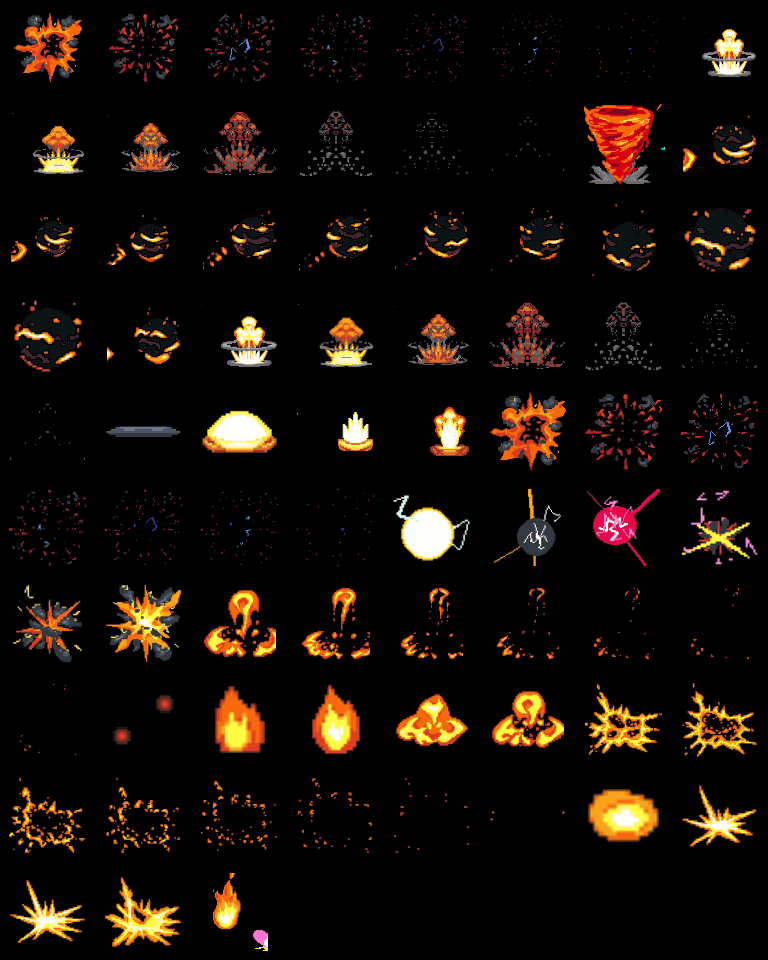
#> input picture effects/moves/fire-original/fire-original-4-atlas.png, 768 x 960 px
$ python -i build_electric_v55.py   (imports and definitions only)
#> lines starting #> are read from the running program, lines starting #| are printed output that depends on the picture
#!/usr/bin/env python3
"""Pokemon Torre V55: four separately choreographed golden electric animations.
Offline authored transparent sprites. No procedural lightning is drawn at runtime.
Preserves engine damage, collision, position, cooldown, and other moves.
Reference direction: approved 8-frame golden-white Pokémon Torre storyboard and
transient hit impacts. Art only: existing game sprites own Mewtwo and Pikachu.
"""
from PIL import Image, ImageDraw, ImageFilter
from pathlib import Path
import math, random

ROOT=Path(__file__).resolve().parents[1]/"effects"/"moves"
W,H,S=280,320,2
TAU=math.tau
MOVES=("faisca","discharge","tempestade-de-raios","trovao")
DARK=(16,9,17)
COOL=(255,180,24)
VIOLET=(255,125,16)
WHITE=(255,255,238)

def canvas(w=W,h=H):
    return Image.new("RGBA",(w*S,h*S),(0,0,0,0))

def mask(w=W,h=H):
    return Image.new("L",(w*S,h*S),0)

def point(p): return tuple(round(v*S) for v in p)
# [6 lines left out: function composite, not called in this run]

def blur(im,m,color,radius,opacity=1):
    composite(im,m.filter(ImageFilter.GaussianBlur(max(.1,radius*S))),color,opacity)

# [224 lines left out: functions fractal, tapered, bolt, sparks, energy, impact and 5 more, not called in this run]

def tempestade(i):
    """Storm cloud forms, successive vertical strikes, multi-bolt peak and fade."""
    im=canvas();power=[.37,.53,.68,.82,.93,1,.51,.21][i]
    cloud(im,140,57,power,200+i*13)
    if i<=1:
        targeting(im,140,266,power,205+i,31+i*10)
        sparks(im,140,265,6+i*5,39,210+i,power*.4)
    elif i<=6:
        offsets=[-18,15,-12,24,0]
        count=[1,1,2,3,2][i-2]
        for j in range(count):
            shift=offsets[i-2]+(j-(count-1)/2)*28
            xx=140+shift
            hitY=196 if i==2 else 269
            bolt(im,(xx+9,81),(xx,hitY),300+i*27+j,
                 width=4.6 if i<5 else 6.8,
                 power=power,branches=3+(i>=4),rough=.16)
            if i>=3:
                gold_impact(im,xx,267,power*(.45 if i<5 else .62),
                            400+i*19+j,32 if i==5 else 24,debris=i==5)
        if i==6:sparks(im,140,267,22,83,478,.45)
    else:sparks(im,140,264,11,40,490,.21)
    return im.resize((W,H),Image.Resampling.LANCZOS)

# [64 lines left out: functions trovao, arc, impact_frame, build, not called in this run]
# [6 lines not run here, left out]

>>> import cv2
>>> picture = cv2.imread('../effects/moves/fire-original/fire-original-4-atlas.png', cv2.IMREAD_GRAYSCALE)
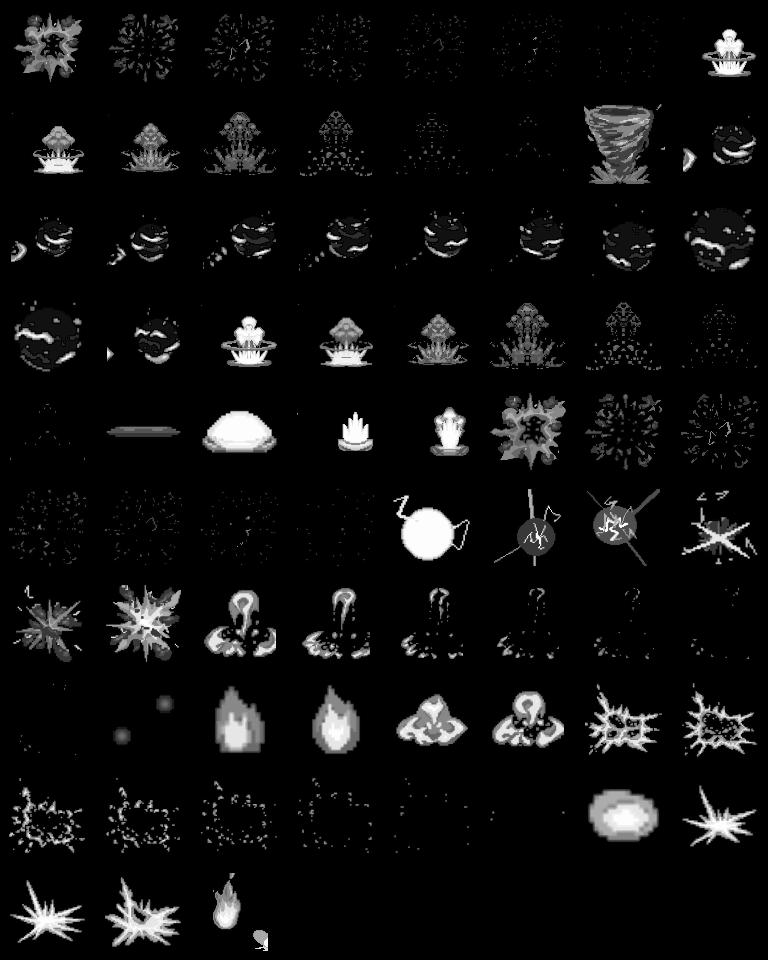
#> picture: shape (960, 768); min 0, max 253, mean 15.4
>>> result = tempestade(picture)
#> in tempestade, `im = canvas()`: im: PIL image 560x640 RGBA; every value is 0
#> (the run stopped early here; a loop or call above may not have finished)
